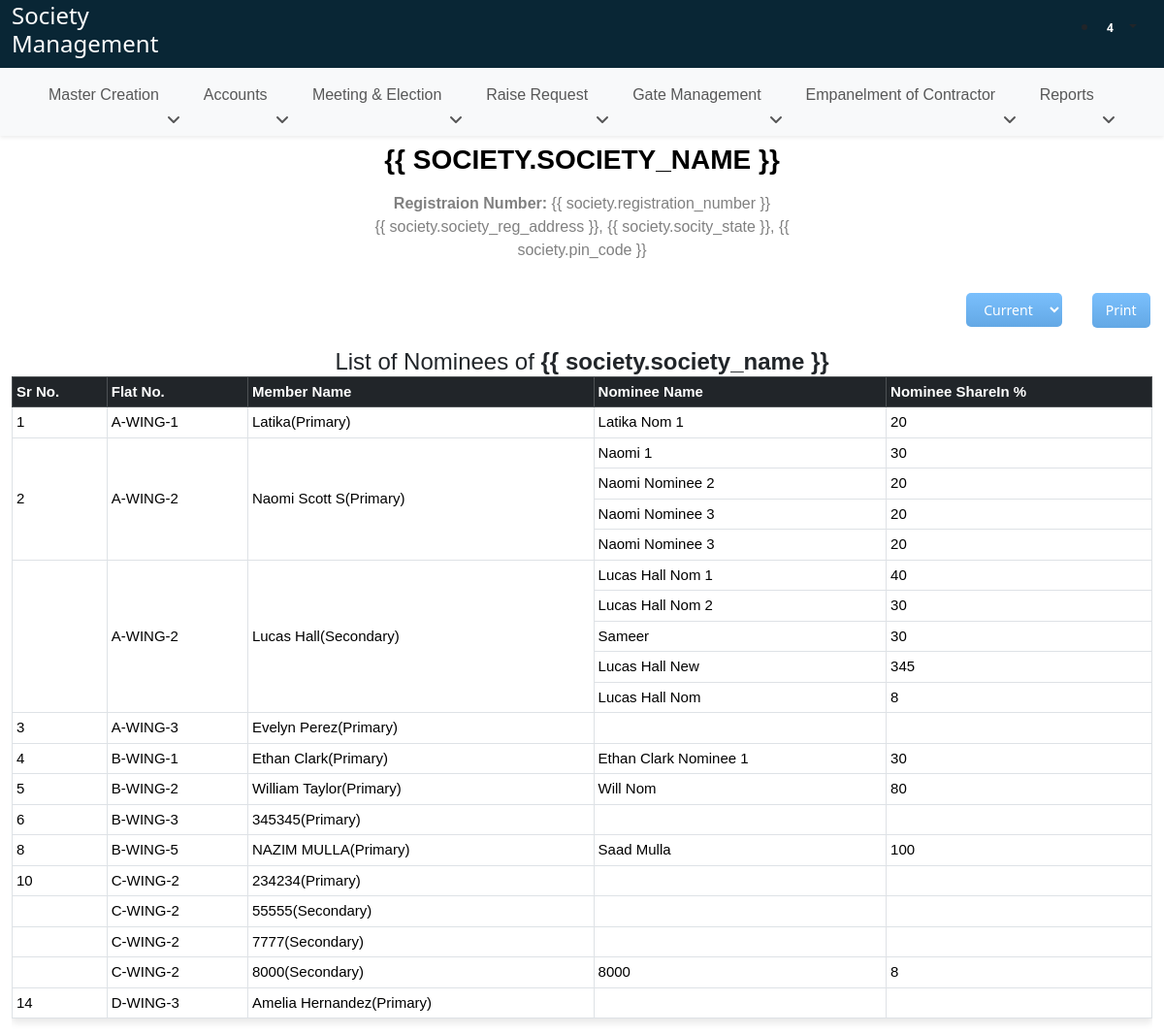
/nominee-register/, run on the app's committed database.
### SocietyApi/models.py (models this page shows, shortened)
class WingFlatUnique(models.Model):
    wing = models.ForeignKey(WingFlat, on_delete=models.CASCADE)
    wing_flat_unique = models.CharField(max_length=300)

class Members(models.Model):
    wing_flat = models.ForeignKey(WingFlatUnique, on_delete=models.CASCADE, related_name='members')
    member_name = models.CharField(max_length=200)
    ownership_percent = models.IntegerField()
    member_position = models.CharField(max_length=200, choices=position_choices)
    member_dob = models.DateField()
    member_pan_no = models.CharField(max_length=200)
    member_aadhar_no = models.CharField(max_length=200)
    member_address = models.CharField(max_length=200)
    member_state = models.CharField(max_length=200)
    member_pin_code = models.CharField(max_length=200)
    member_email = models.EmailField()
    member_contact = models.CharField(max_length=200)
    member_emergency_contact = models.CharField(max_length=200, null=True, blank=True)
    member_occupation = models.CharField(max_length=200)
    member_is_primary = models.BooleanField(default = False, null=True, blank=True)
    date_of_admission = models.DateField()
    age_at_date_of_admission = models.IntegerField(null=True, blank=True)
    sales_agreement = models.FileField(upload_to='files/')
    other_attachment = models.FileField(upload_to='files/', null=True, blank=True)
    date_of_entrance_fees = models.DateField()
    date_of_cessation = models.DateField(null=True, blank=True)
    reason_for_cessation = models.CharField(max_length=200, null=True, blank=True)
    same_flat_member_identification = models.CharField(max_length=100, null=True, blank=True)

class Nominees(models.Model):
    member_name = models.ForeignKey(Members, on_delete=models.CASCADE, related_name='nominees')
    nominee_name = models.CharField(max_length=300)
    date_of_nomination = models.DateField()
    relation_with_nominee = models.CharField(max_length=300)
    nominee_sharein_percent = models.IntegerField()
    nominee_dob = models.DateField()
    nominee_aadhar_no = models.CharField(max_length=300)
    nominee_pan_no = models.CharField(max_length=300)
    nominee_email = models.EmailField()
    nominee_address = models.CharField(max_length=300)
    nominee_state = models.CharField(max_length=300)
    nominee_pin_code = models.CharField(max_length=300)
    nominee_contact = models.CharField(max_length=300)
    nominee_emergency_contact = models.CharField(max_length=300, null=True, blank=True)

### SocietyApp/views.py (the view)
# urls.py: path('nominee-register/', views.nominee_register_view, name='nominee_register_view'),
def nominee_register_view(request):
    status = request.GET.get('selected', None)
    print("QUERY URL-->", status)
    datatable_columns = []
    flats = WingFlatUnique.objects.values('id', 'wing_flat_unique').distinct().order_by('wing_flat_unique')
    data = []
    for flat in flats:
        members = Members.objects.filter(
            wing_flat__wing_flat_unique=flat['wing_flat_unique'],
            date_of_cessation__isnull=True,
        )
        if status == 'history':
            members = Members.objects.filter(
                wing_flat__wing_flat_unique=flat['wing_flat_unique'],
                date_of_cessation__isnull=False,
            )
        elif status == 'all':
            members = Members.objects.filter(
                wing_flat__wing_flat_unique=flat['wing_flat_unique']
            )
        serialized_members = MemberSerializersForNominees(members, many=True).data
        data.append({
            "flat_id": flat['id'],
            "flat_no": flat['wing_flat_unique'],
            "members": serialized_members
        })
    return render(request, 'register/nominee_register_table.html', {'datatable_columns': datatable_columns, 'nominees': data})

### SocietyApi/serializers.py (called while the page is built)
    def get_flat_name_formatted(self, obj):
        flat = obj.wing_flat
        return flat.wing_flat_unique

    def get_flat_name_formatted(self, obj):
        flat = obj.wing_flat
        return flat.wing_flat_unique

    def get_member_is_primary(self, obj):
        if obj.member_is_primary:
            return "Primary"
        else:
            return "Secondary"

    def get_member_position_formatted(self, obj):
        member_position_choices = dict(Members._meta.get_field('member_position').choices)
        return member_position_choices.get(obj.member_position, '')

### templates/register/nominee_register_table.html (shortened to what this page needs)
{% extends 'base.html' %}
{% load static %}
{% block body %}
<div class='container-fluid' id="societyHead">
  <div class="row">
    <div class="col-lg-5 ms-auto me-auto">
      {% verbatim %}
      <div class="text-center mt-2" id="print-head">
        <h3 id="heading" style="color: #000 !important; font-family: 'Calibri', sans-serif;"><b>{{ society.society_name }}</b></h3>
        <p style="font-family: 'Calibri', sans-serif;" class="mt-3 p-0 mb-0 print-head-content"><b>Registraion Number: </b> <span>{{ society.registration_number }}</span></p>
        <p style="font-family: 'Calibri', sans-serif;" class="print-head-content">{{ society.society_reg_address }}, {{ society.socity_state }}, {{ society.pin_code }}</p>
      </div>
      {% endverbatim %}
    </div>
  </div>
  <div style="text-align: right;" class="mt-3 no-print">
    <select class="dt-button ms-2 dt-button-custom dataTable-Text" id="statusFilterDropdown">
      <option value="current">Current</option>
    </select>
    <button class="ms-4 dt-button btn-primary dt-button-custom no-print" onclick="printTable()">Print</button>
  </div>
    <div class="shares-table-J mt-3" id="table-container">
      {% verbatim %}
      <center><h4 style="font-family: 'Calibri', sans-serif;" class="report_h m-0 p-0">List of Nominees of <b>{{ society.society_name }}</b></h4></center>
      {% endverbatim %}
      <div class="table-responsive" style="font-family: 'Calibri',sans-serif !important; font-size: 15px;">
        <table class="table table-sm table-bordered" style="align-items: center !important; vertical-align: middle;">
          <thead class="table-dark">
            <th>Sr No.</th>
            <th>Flat No.</th>
            <th>Member Name</th>
            <th>Nominee Name</th>
            <th>Nominee ShareIn %</th>
          </thead>
          <tbody>
            {% for data1 in nominees %}
                {% for data2 in data1.members  %}
                    {% with data2.nominees|length as rowspan_value %}
                        <tr>
                          {% if forloop.first %}
                            <td {% if rowspan_value > 0 %} rowspan="{{ rowspan_value }}" {% endif %}>{{ forloop.parentloop.counter }}</td>
                            <td {% if rowspan_value > 0 %} rowspan="{{ rowspan_value }}" {% endif %}>{{ data1.flat_no }}</td>
                            {% else %}
                            <td {% if rowspan_value > 0 %} rowspan="{{ rowspan_value }}" {% endif %}></td>
                            <td {% if rowspan_value > 0 %} rowspan="{{ rowspan_value }}" {% endif %}>{{ data1.flat_no }}</td>
                          {% endif %}
                            <td {% if rowspan_value > 0 %} rowspan="{{ rowspan_value }}" {% endif %}>{{ data2.member_name }}({{ data2.member_is_primary }})</td>
                            <td>{{ data2.nominees.0.nominee_name }}</td>
                            <td>{{ data2.nominees.0.nominee_sharein_percent }}</td>
                        </tr>
                        {% for data3 in data2.nominees|slice:"1:" %}
                            <tr>
                                <td>{{ data3.nominee_name }}</td>
                                <td>{{ data3.nominee_sharein_percent }}</td>
                            </tr>
                        {% endfor %}
                    {% endwith %}
                {% endfor %}
            {% endfor %}
          </tbody>
        </table>
      </div>
    </div>
  </div>
{% endblock body %}

### templates/base.html (shortened to what this page needs)
{% load static %}
<!DOCTYPE html>
<html lang="en">
<head>
    <link href="https://cdn.jsdelivr.net/npm/bootstrap@5.3.2/dist/css/bootstrap.min.css" rel="stylesheet"
>
    <link rel="stylesheet" href="https://cdnjs.cloudflare.com/ajax/libs/font-awesome/6.4.2/css/all.min.css"
 />
    <link rel="stylesheet" href="{% static '/css/society_common.css' %}">
    <link rel="stylesheet" href="https://cdnjs.cloudflare.com/ajax/libs/toastr.js/latest/toastr.min.css">
    <link rel="stylesheet" href="https://cdn.datatables.net/1.13.7/css/jquery.dataTables.min.css">
    <link rel="stylesheet" href="https://cdn.datatables.net/fixedcolumns/4.3.0/css/fixedColumns.dataTables.min.css">
    <link rel="stylesheet" href="https://cdn.datatables.net/buttons/2.4.2/css/buttons.dataTables.min.css">
    <link rel="stylesheet" href="https://cdn.datatables.net/searchbuilder/1.6.0/css/searchBuilder.dataTables.min.css">
    <link rel="stylesheet" href="https://cdn.datatables.net/datetime/1.5.1/css/dataTables.dateTime.min.css">
    <link href="https://cdnjs.cloudflare.com/ajax/libs/select2/4.0.13/css/select2.min.css" rel="stylesheet">
</head>
<body>
    <div class="header">
        <div class="container-fluid d-flex" style="background-color: #092635; height: 70px;">
            <div class="d-flex align-items-center gap-2">
                <div class="logo-topbar">
                    <a href="#" style="text-decoration: none;">
                        <h4 style="color: #fff;">Society<br> Management</h4>
                    </a>
                </div>
            </div>
            <ul class="align-items-center ms-auto me-3 d-flex gap-3">
                <li class="dropdown notification-list">
                    <a class="nav-link dropdown-toggle arrow-none" data-bs-toggle="dropdown" href="#" role="button"
                        aria-haspopup="false" aria-expanded="false">
                        <span class="noti-icon-badge badge text-bg-purple">4</span>
                    </a>
                </li>
            </ul>
        </div>
    </div>
    <div class="top-navbar">
        <nav class="navbar shadow-sm navbar-expand-lg bg-body-tertiary">
            <div class="container">
                <div class="collapse navbar-collapse" id="navbarSupportedContent">
                    <ul class="navbar-nav gap-2 ms-auto me-auto mb-2 mb-lg-0"
                        style="font-family: 'Calibri', sans-serif;">
                        <li class="nav-item dropdown">
                            <a class="nav-link hoverMe" href="#" role="button" data-bs-toggle="dropdown"
                                aria-expanded="false">
                                Master Creation &nbsp;<i class="fa-solid fa-angle-down float-end"
                                    style="padding-top: 6px;"></i>
                            </a>
                        </li>
                        <li class="nav-item dropdown">
                            <a class="nav-link" href="#" role="button" data-bs-toggle="dropdown" aria-expanded="false">
                                Accounts &nbsp;<i class="fa-solid fa-angle-down float-end"
                                    style="padding-top: 6px;"></i>
                            </a>
                        </li>
                        <li class="nav-item dropdown">
                            <a class="nav-link " href="#" role="button" data-bs-toggle="dropdown" aria-expanded="false">
                                Meeting & Election &nbsp;<i class="fa-solid fa-angle-down float-end"
                                    style="padding-top: 6px;"></i>
                            </a>
                        </li>
                        <li class="nav-item dropdown">
                            <a class="nav-link " href="#" role="button" data-bs-toggle="dropdown" aria-expanded="false">
                                Raise Request &nbsp;<i class="fa-solid fa-angle-down float-end"
                                    style="padding-top: 6px;"></i>
                            </a>
                        </li>
                        <li class="nav-item dropdown">
                            <a class="nav-link " href="#" role="button" data-bs-toggle="dropdown" aria-expanded="false">
                                Gate Management &nbsp;<i class="fa-solid fa-angle-down float-end"
                                    style="padding-top: 6px;"></i>
                            </a>
                        </li>
                        <li class="nav-item dropdown">
                            <a class="nav-link " href="#" role="button" data-bs-toggle="dropdown" aria-expanded="false">
                                Empanelment of Contractor &nbsp;<i class="fa-solid fa-angle-down float-end"
                                    style="padding-top: 6px;"></i>
                            </a>
                        </li>
                        <li class="nav-item dropdown">
                            <a class="nav-link " href="#" role="button" data-bs-toggle="dropdown" aria-expanded="false">
                                Reports &nbsp;<i class="fa-solid fa-angle-down float-end" style="padding-top: 6px;"></i>
                            </a>
                        </li>
                    </ul>
                </div>
            </div>
        </nav>
    </div>
    {% block body %}
    {% endblock body %}
</body>
</html>

### static/css/society_common.css (style rules this page uses)
* { margin: 0; padding: 0 }
p { color: grey }
#heading { text-transform: uppercase; color: #2b96f1; font-weight: bold; }
th, td { white-space: nowrap; }
.dt-button-custom { position: relative; display: inline-block; box-sizing: border-box; margin-left: .167em; margin-right: .167em; margin-bottom: .333em; padding: .5em 1em; border: 1px solid rgba(0, 0, 0, 0.3); border-radius: 2px; cursor: pointer; font-size: .88em; line-height: 1.6em; color: inherit; white-space: nowrap; overflow: hidden; background-color: rgba(0, 0, 0, 0.1); background: linear-gradient(to bottom, rgba(230, 230, 230, 0.1) 0%, rgba(0, 0, 0, 0.1) 100%); -webkit-user-select: none; -moz-user-select: none; -ms-user-select: none; user-select: none; text-decoration: none; outline: none; text-overflow: ellipsis; }
table { border-collapse: collapse; width: 100%; font-family: 'Calibri', sans-serif; }
thead th { padding: 10px; text-align: left; font-weight: bold; }
thead th:nth-child(1), thead th:nth-child(2) { position: sticky; left: 0; z-index: 2; }
.dt-button { background-color: #6ebbff !important; color: #fff !important; border: none !important; border-radius: 5px !important; cursor: pointer ; }
table { box-shadow: 0 4px 8px rgba(0, 0, 0, 0.1); }
* { box-sizing: border-box; margin: 0; padding: 0; }

### data on the page
WingFlatUnique: flat_no "A-WING-1"
Members: member_name "Latika"
Nominees: nominees.0.nominee_name "Latika Nom 1"
WingFlatUnique: flat_no "A-WING-2", flat_no "A-WING-2"
Members: member_name "Naomi Scott S"
Nominees: nominees.0.nominee_name "Naomi 1"
Nominees: nominee_name "Naomi Nominee 2"
Nominees: nominee_name "Naomi Nominee 3"
Nominees: nominee_name "Naomi Nominee 3"
Members: member_name "Lucas Hall"
Nominees: nominees.0.nominee_name "Lucas Hall Nom 1"
Nominees: nominee_name "Lucas Hall Nom 2"
Nominees: nominee_name "Sameer"
Nominees: nominee_name "Lucas Hall New"
Nominees: nominee_name "Lucas Hall Nom"
WingFlatUnique: flat_no "A-WING-3"
Members: member_name "Evelyn Perez"
WingFlatUnique: flat_no "B-WING-1"
Members: member_name "Ethan Clark"
Nominees: nominees.0.nominee_name "Ethan Clark Nominee 1"
WingFlatUnique: flat_no "B-WING-2"
Members: member_name "William Taylor"
Nominees: nominees.0.nominee_name "Will Nom"
WingFlatUnique: flat_no "B-WING-3"
Members: member_name "345345"
WingFlatUnique: flat_no "B-WING-5"
Members: member_name "NAZIM MULLA"
Nominees: nominees.0.nominee_name "Saad Mulla"
WingFlatUnique: flat_no "C-WING-2", flat_no "C-WING-2" "C-WING-2" "C-WING-2"
Members: member_name "234234"
Members: member_name "55555"
Members: member_name "7777"
Members: member_name "8000"
Nominees: nominees.0.nominee_name "8000"
WingFlatUnique: flat_no "D-WING-3"
Members: member_name "Amelia Hernandez"

### other printed values
{{ data2.member_is_primary }} "Primary" "Primary" "Secondary" "Primary" "Primary" "Primary" "Primary" "Primary" "Primary" "Secondary" "Secondary" "Secondary" "Primary"
{{ data2.nominees.0.nominee_sharein_percent }} "20" "30" "40" "30" "80" "100" "8"
{{ data3.nominee_sharein_percent }} "20" "20" "20" "30" "30" "345" "8"
